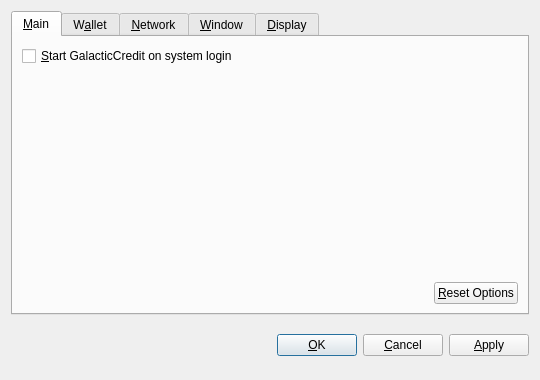
<?xml version="1.0" encoding="UTF-8"?>
<ui version="4.0">
 <class>OptionsDialog</class>
 <widget class="QDialog" name="OptionsDialog">
  <property name="geometry">
   <rect>
    <x>0</x>
    <y>0</y>
    <width>540</width>
    <height>380</height>
   </rect>
  </property>
  <property name="windowTitle">
   <string>Options</string>
  </property>
  <property name="modal">
   <bool>true</bool>
  </property>
  <layout class="QVBoxLayout" name="verticalLayout">
   <item>
    <widget class="QTabWidget" name="tabWidget">
     <property name="tabPosition">
      <enum>QTabWidget::North</enum>
     </property>
     <property name="currentIndex">
      <number>0</number>
     </property>
     <widget class="QWidget" name="tabMain">
      <attribute name="title">
       <string>&amp;Main</string>
      </attribute>
      <layout class="QVBoxLayout" name="verticalLayout_Main">
       <item>
        <widget class="QCheckBox" name="bitcoinAtStartup">
         <property name="toolTip">
          <string>Automatically start GalacticCredit after logging in to the system.</string>
         </property>
         <property name="text">
          <string>&amp;Start GalacticCredit on system login</string>
         </property>
        </widget>
       </item>
       <item>
        <spacer name="verticalSpacer_Main">
         <property name="orientation">
          <enum>Qt::Vertical</enum>
         </property>
         <property name="sizeHint" stdset="0">
          <size>
           <width>20</width>
           <height>40</height>
          </size>
         </property>
        </spacer>
       </item>
       <item>
        <layout class="QHBoxLayout" name="horizontalLayout_2_Main">
         <item>
          <spacer name="horizontalSpacer_2_Main">
           <property name="orientation">
            <enum>Qt::Horizontal</enum>
           </property>
           <property name="sizeHint" stdset="0">
            <size>
             <width>40</width>
             <height>20</height>
            </size>
           </property>
          </spacer>
         </item>
         <item>
          <widget class="QPushButton" name="resetButton">
           <property name="toolTip">
            <string>Reset all client options to default.</string>
           </property>
           <property name="text">
            <string>&amp;Reset Options</string>
           </property>
           <property name="autoDefault">
            <bool>false</bool>
           </property>
          </widget>
         </item>
        </layout>
       </item>
      </layout>
     </widget>
     <widget class="QWidget" name="tabWallet">
      <attribute name="title">
       <string>W&amp;allet</string>
      </attribute>
      <layout class="QVBoxLayout" name="verticalLayout_Network">
       <item>
        <widget class="QLabel" name="transactionFeeInfoLabel">
         <property name="text">
          <string>Optional transaction fee per kB that helps make sure your transactions are processed quickly. Most transactions are 1 kB.</string>
         </property>
         <property name="textFormat">
          <enum>Qt::PlainText</enum>
         </property>
         <property name="wordWrap">
          <bool>true</bool>
         </property>
        </widget>
       </item>
       <item>
        <layout class="QHBoxLayout" name="horizontalLayout_1_Main">
         <item>
          <widget class="QLabel" name="transactionFeeLabel">
           <property name="text">
            <string>Pay transaction &amp;fee</string>
           </property>
           <property name="textFormat">
            <enum>Qt::PlainText</enum>
           </property>
           <property name="buddy">
            <cstring>transactionFee</cstring>
           </property>
          </widget>
         </item>
         <item>
          <widget class="BitcoinAmountField" name="transactionFee"/>
         </item>
         <item>
          <spacer name="horizontalSpacer_1_Main">
           <property name="orientation">
            <enum>Qt::Horizontal</enum>
           </property>
           <property name="sizeHint" stdset="0">
            <size>
             <width>40</width>
             <height>20</height>
            </size>
           </property>
          </spacer>
         </item>
        </layout>
       </item>
       <item>
        <widget class="QLabel" name="label">
         <property name="text">
          <string>If you disable the spending of unconfirmed change, the change from a transaction cannot be used until that transaction has at least one confirmation. This also affects how your balance is computed.</string>
         </property>
         <property name="wordWrap">
          <bool>true</bool>
         </property>
        </widget>
       </item>
       <item>
        <widget class="QCheckBox" name="spendZeroConfChange">
         <property name="text">
          <string>Spend unconfirmed change  (experts only)</string>
         </property>
        </widget>
       </item>
       <item>
        <spacer name="verticalSpacer">
         <property name="orientation">
          <enum>Qt::Vertical</enum>
         </property>
         <property name="sizeHint" stdset="0">
          <size>
           <width>20</width>
           <height>40</height>
          </size>
         </property>
        </spacer>
       </item>
      </layout>
     </widget>
     <widget class="QWidget" name="tabNetwork">
      <attribute name="title">
       <string>&amp;Network</string>
      </attribute>
      <layout class="QVBoxLayout" name="verticalLayout_Network">
       <item>
        <widget class="QCheckBox" name="mapPortUpnp">
         <property name="toolTip">
          <string>Automatically open the GalacticCredit client port on the router. This only works when your router supports UPnP and it is enabled.</string>
         </property>
         <property name="text">
          <string>Map port using &amp;UPnP</string>
         </property>
        </widget>
       </item>
       <item>
        <widget class="QCheckBox" name="connectSocks">
         <property name="toolTip">
          <string>Connect to the GalacticCredit network through a SOCKS proxy (e.g. when connecting through Tor).</string>
         </property>
         <property name="text">
          <string>&amp;Connect through SOCKS proxy:</string>
         </property>
        </widget>
       </item>
       <item>
        <layout class="QHBoxLayout" name="horizontalLayout_Network">
         <item>
          <widget class="QLabel" name="proxyIpLabel">
           <property name="text">
            <string>Proxy &amp;IP:</string>
           </property>
           <property name="textFormat">
            <enum>Qt::PlainText</enum>
           </property>
           <property name="buddy">
            <cstring>proxyIp</cstring>
           </property>
          </widget>
         </item>
         <item>
          <widget class="QValidatedLineEdit" name="proxyIp">
           <property name="maximumSize">
            <size>
             <width>140</width>
             <height>16777215</height>
            </size>
           </property>
           <property name="toolTip">
            <string>IP address of the proxy (e.g. 127.0.0.1)</string>
           </property>
          </widget>
         </item>
         <item>
          <widget class="QLabel" name="proxyPortLabel">
           <property name="text">
            <string>&amp;Port:</string>
           </property>
           <property name="textFormat">
            <enum>Qt::PlainText</enum>
           </property>
           <property name="buddy">
            <cstring>proxyPort</cstring>
           </property>
          </widget>
         </item>
         <item>
          <widget class="QLineEdit" name="proxyPort">
           <property name="maximumSize">
            <size>
             <width>55</width>
             <height>16777215</height>
            </size>
           </property>
           <property name="toolTip">
            <string>Port of the proxy (e.g. 9050)</string>
           </property>
          </widget>
         </item>
         <item>
          <widget class="QLabel" name="socksVersionLabel">
           <property name="text">
            <string>SOCKS &amp;Version:</string>
           </property>
           <property name="textFormat">
            <enum>Qt::PlainText</enum>
           </property>
           <property name="buddy">
            <cstring>socksVersion</cstring>
           </property>
          </widget>
         </item>
         <item>
          <widget class="QValueComboBox" name="socksVersion">
           <property name="toolTip">
            <string>SOCKS version of the proxy (e.g. 5)</string>
           </property>
          </widget>
         </item>
         <item>
          <spacer name="horizontalSpacer_Network">
           <property name="orientation">
            <enum>Qt::Horizontal</enum>
           </property>
           <property name="sizeHint" stdset="0">
            <size>
             <width>40</width>
             <height>20</height>
            </size>
           </property>
          </spacer>
         </item>
        </layout>
       </item>
       <item>
        <spacer name="verticalSpacer_Network">
         <property name="orientation">
          <enum>Qt::Vertical</enum>
         </property>
         <property name="sizeHint" stdset="0">
          <size>
           <width>20</width>
           <height>40</height>
          </size>
         </property>
        </spacer>
       </item>
      </layout>
     </widget>
     <widget class="QWidget" name="tabWindow">
      <attribute name="title">
       <string>&amp;Window</string>
      </attribute>
      <layout class="QVBoxLayout" name="verticalLayout_Window">
       <item>
        <widget class="QCheckBox" name="minimizeToTray">
         <property name="toolTip">
          <string>Show only a tray icon after minimizing the window.</string>
         </property>
         <property name="text">
          <string>&amp;Minimize to the tray instead of the taskbar</string>
         </property>
        </widget>
       </item>
       <item>
        <widget class="QCheckBox" name="minimizeOnClose">
         <property name="toolTip">
          <string>Minimize instead of exit the application when the window is closed. When this option is enabled, the application will be closed only after selecting Quit in the menu.</string>
         </property>
         <property name="text">
          <string>M&amp;inimize on close</string>
         </property>
        </widget>
       </item>
       <item>
        <spacer name="verticalSpacer_Window">
         <property name="orientation">
          <enum>Qt::Vertical</enum>
         </property>
         <property name="sizeHint" stdset="0">
          <size>
           <width>20</width>
           <height>40</height>
          </size>
         </property>
        </spacer>
       </item>
      </layout>
     </widget>
     <widget class="QWidget" name="tabDisplay">
      <attribute name="title">
       <string>&amp;Display</string>
      </attribute>
      <layout class="QVBoxLayout" name="verticalLayout_Display">
       <item>
        <layout class="QHBoxLayout" name="horizontalLayout_1_Display">
         <item>
          <widget class="QLabel" name="langLabel">
           <property name="text">
            <string>User Interface &amp;language:</string>
           </property>
           <property name="textFormat">
            <enum>Qt::PlainText</enum>
           </property>
           <property name="buddy">
            <cstring>lang</cstring>
           </property>
          </widget>
         </item>
         <item>
          <widget class="QValueComboBox" name="lang">
           <property name="toolTip">
            <string>The user interface language can be set here. This setting will take effect after restarting GalacticCredit.</string>
           </property>
          </widget>
         </item>
        </layout>
       </item>
       <item>
        <layout class="QHBoxLayout" name="horizontalLayout_2_Display">
         <item>
          <widget class="QLabel" name="unitLabel">
           <property name="text">
            <string>&amp;Unit to show amounts in:</string>
           </property>
           <property name="textFormat">
            <enum>Qt::PlainText</enum>
           </property>
           <property name="buddy">
            <cstring>unit</cstring>
           </property>
          </widget>
         </item>
         <item>
          <widget class="QValueComboBox" name="unit">
           <property name="toolTip">
            <string>Choose the default subdivision unit to show in the interface and when sending coins.</string>
           </property>
          </widget>
         </item>
        </layout>
       </item>
       <item>
        <widget class="QCheckBox" name="displayAddresses">
         <property name="toolTip">
          <string>Whether to show GalacticCredit addresses in the transaction list or not.</string>
         </property>
         <property name="text">
          <string>&amp;Display addresses in transaction list</string>
         </property>
        </widget>
       </item>
       <item>
        <widget class="QCheckBox" name="coinControlFeatures">
         <property name="toolTip">
          <string>Whether to show coin control features or not.</string>
         </property>
         <property name="text">
          <string>Display coin &amp;control features (experts only!)</string>
         </property>
        </widget>
       </item>
       <item>
        <spacer name="verticalSpacer_Display">
         <property name="orientation">
          <enum>Qt::Vertical</enum>
         </property>
         <property name="sizeHint" stdset="0">
          <size>
           <width>20</width>
           <height>40</height>
          </size>
         </property>
        </spacer>
       </item>
      </layout>
     </widget>
    </widget>
   </item>
   <item>
    <layout class="QHBoxLayout" name="horizontalLayout_Buttons">
     <item>
      <spacer name="horizontalSpacer_1">
       <property name="orientation">
        <enum>Qt::Horizontal</enum>
       </property>
       <property name="sizeHint" stdset="0">
        <size>
         <width>40</width>
         <height>48</height>
        </size>
       </property>
      </spacer>
     </item>
     <item>
      <widget class="QLabel" name="statusLabel">
       <property name="font">
        <font>
         <weight>75</weight>
         <bold>true</bold>
        </font>
       </property>
       <property name="text">
        <string/>
       </property>
       <property name="textFormat">
        <enum>Qt::PlainText</enum>
       </property>
       <property name="wordWrap">
        <bool>true</bool>
       </property>
      </widget>
     </item>
     <item>
      <spacer name="horizontalSpacer_2">
       <property name="orientation">
        <enum>Qt::Horizontal</enum>
       </property>
       <property name="sizeHint" stdset="0">
        <size>
         <width>40</width>
         <height>48</height>
        </size>
       </property>
      </spacer>
     </item>
     <item>
      <widget class="QPushButton" name="okButton">
       <property name="text">
        <string>&amp;OK</string>
       </property>
      </widget>
     </item>
     <item>
      <widget class="QPushButton" name="cancelButton">
       <property name="text">
        <string>&amp;Cancel</string>
       </property>
       <property name="autoDefault">
        <bool>false</bool>
       </property>
      </widget>
     </item>
     <item>
      <widget class="QPushButton" name="applyButton">
       <property name="text">
        <string>&amp;Apply</string>
       </property>
       <property name="autoDefault">
        <bool>false</bool>
       </property>
      </widget>
     </item>
    </layout>
   </item>
  </layout>
 </widget>
 <customwidgets>
  <customwidget>
   <class>BitcoinAmountField</class>
   <extends>QSpinBox</extends>
   <header>bitcoinamountfield.h</header>
  </customwidget>
  <customwidget>
   <class>QValueComboBox</class>
   <extends>QComboBox</extends>
   <header>qvaluecombobox.h</header>
  </customwidget>
  <customwidget>
   <class>QValidatedLineEdit</class>
   <extends>QLineEdit</extends>
   <header>qvalidatedlineedit.h</header>
  </customwidget>
 </customwidgets>
 <resources/>
 <connections/>
</ui>
